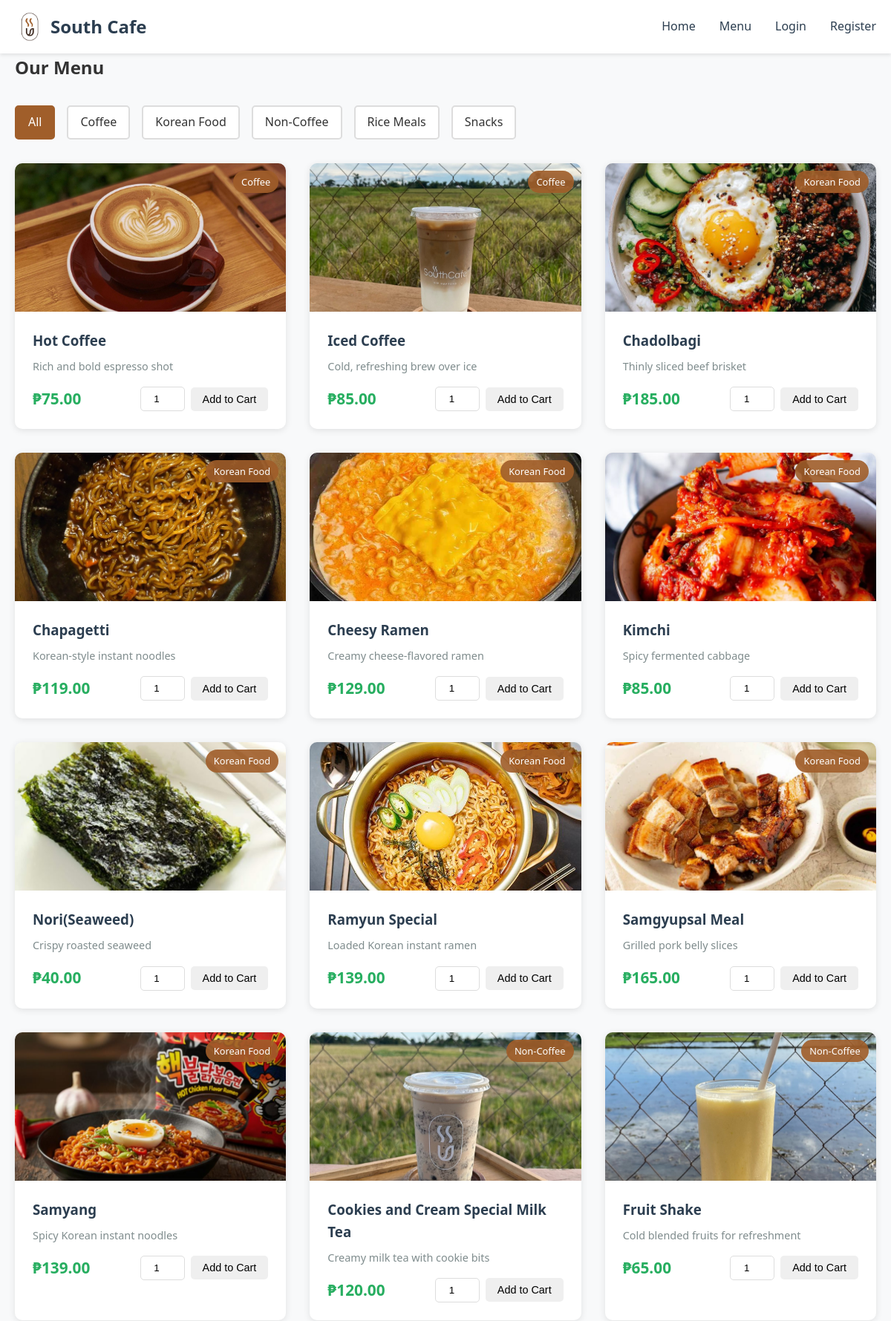
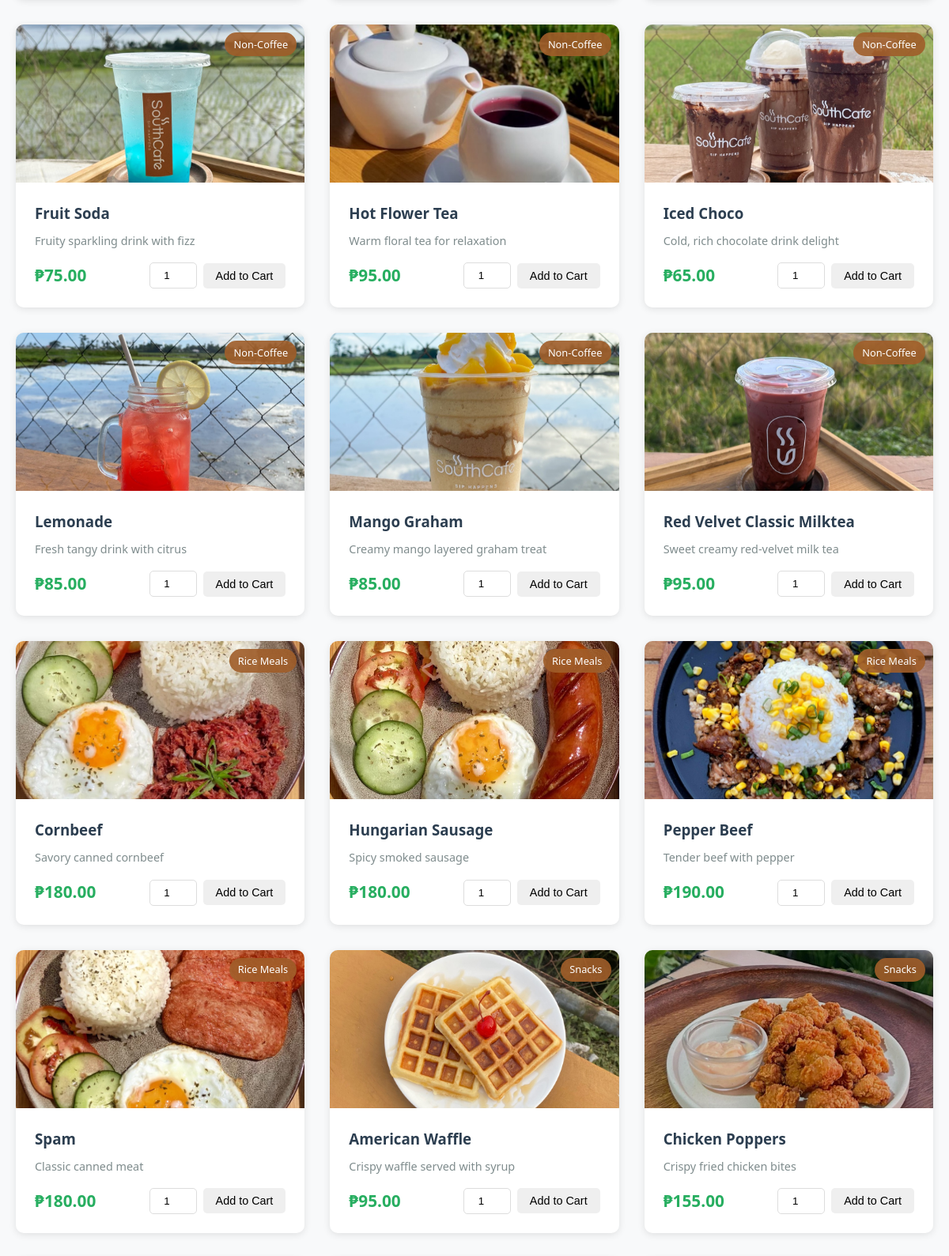
Page /menu.php (upper part) on the committed database (2 pictures, top to bottom).
### tables this page shows
CREATE TABLE IF NOT EXISTS categories (
    id INT AUTO_INCREMENT PRIMARY KEY,
    name VARCHAR(50) NOT NULL,
    description TEXT
);

CREATE TABLE IF NOT EXISTS products (
    id INT AUTO_INCREMENT PRIMARY KEY,
    name VARCHAR(100) NOT NULL,
    description TEXT,
    price DECIMAL(10, 2) NOT NULL,
    category_id INT,
    image VARCHAR(255),
    available BOOLEAN DEFAULT TRUE,
    created_at TIMESTAMP DEFAULT CURRENT_TIMESTAMP,
    FOREIGN KEY (category_id) REFERENCES categories(id)
);

### menu.php (the view, shortened to what this page needs)
<?php
require_once 'config.php';
$categories_query = "SELECT * FROM categories ORDER BY name";
$categories_result = mysqli_query($conn, $categories_query);
$categories = mysqli_fetch_all($categories_result, MYSQLI_ASSOC);
$category_filter = isset($_GET['category']) ? (int)$_GET['category'] : 0;
if ($category_filter > 0) {
    $products_query = "SELECT p.*, c.name as category_name FROM products p
                       LEFT JOIN categories c ON p.category_id = c.id
                       WHERE p.available = 1 AND p.category_id = ?
                       ORDER BY p.name";
    $stmt = mysqli_prepare($conn, $products_query);
    mysqli_stmt_bind_param($stmt, "i", $category_filter);
    mysqli_stmt_execute($stmt);
    $products_result = mysqli_stmt_get_result($stmt);
} else {
    $products_query = "SELECT p.*, c.name as category_name FROM products p
                       LEFT JOIN categories c ON p.category_id = c.id
                       WHERE p.available = 1
                       ORDER BY c.name, p.name";
    $products_result = mysqli_query($conn, $products_query);
}
$products = mysqli_fetch_all($products_result, MYSQLI_ASSOC);
include 'includes/header.php';
?>
<div class="container">
    <h2>Our Menu</h2>
    <div class="filter-section">
        <a href="menu.php" class="filter-btn <?php echo $category_filter == 0 ? 'active' : ''; ?>">All</a>
        <?php foreach ($categories as $category): ?>
            <a href="menu.php?category=<?php echo $category['id']; ?>"
               class="filter-btn <?php echo $category_filter == $category['id'] ? 'active' : ''; ?>">
                <?php echo htmlspecialchars($category['name']); ?>
            </a>
        <?php endforeach; ?>
    </div>
    <div class="product-grid">
        <?php if (count($products) > 0): ?>
            <?php foreach ($products as $product): ?>
                <div class="product-card">
                    <div class="product-image">
                        <img src="images/<?php echo htmlspecialchars($product['image']); ?>"
                             alt="<?php echo htmlspecialchars($product['name']); ?>"
                             onerror="this.src='images/placeholder.jpg'">
                        <span class="category-badge"><?php echo htmlspecialchars($product['category_name']); ?></span>
                    </div>
                    <div class="product-info">
                        <h3><?php echo htmlspecialchars($product['name']); ?></h3>
                        <p class="product-description"><?php echo htmlspecialchars($product['description']); ?></p>
                        <div class="product-footer">
                            <span class="price">₱<?php echo number_format($product['price'], 2); ?></span>
                            <form method="POST" action="menu.php" class="add-to-cart-form">
                                <input type="number" name="quantity" value="1" min="1" max="99" class="quantity-input">
                                <button type="submit" name="add_to_cart" class="btn btn-small">Add to Cart</button>
                            </form>
                        </div>
                    </div>
                </div>
            <?php endforeach; ?>
        <?php else: ?>
            <p class="no-products">No products found in this category.</p>
        <?php endif; ?>
    </div>
</div>
<?php include 'includes/footer.php'; ?>

### style.css (style rules this page uses)
* { margin: 0; padding: 0; box-sizing: border-box; }
body { font-family: 'Segoe UI', Tahoma, Geneva, Verdana, sans-serif; line-height: 1.6; color: #333; background-color: #f8f9fa; }
.container { max-width: 1200px; margin: 0 auto; padding: 0 20px; }
.btn { display: inline-block; padding: 0.75rem 1.5rem; border: none; border-radius: 5px; cursor: pointer; text-decoration: none; transition: all 0.3s; font-size: 1rem; }
.btn-small { padding: 0.5rem 1rem; font-size: 0.9rem; }
.product-grid { display: grid; grid-template-columns: repeat(auto-fill, minmax(280px, 1fr)); gap: 2rem; margin: 2rem 0; }
.product-card { background: white; border-radius: 10px; overflow: hidden; box-shadow: 0 2px 10px rgba(0,0,0,0.1); transition: transform 0.3s; }
.product-image { position: relative; height: 200px; overflow: hidden; background-color: #ecf0f1; }
.product-image img { width: 100%; height: 100%; object-fit: cover; }
.category-badge { position: absolute; top: 10px; right: 10px; background-color: rgba(160, 94, 42, 0.9); color: white; padding: 0.3rem 0.7rem; border-radius: 20px; font-size: 0.8rem; }
.product-info { padding: 1.5rem; }
.product-info h3 { margin-bottom: 0.5rem; color: #2c3e50; }
.product-description { color: #7f8c8d; font-size: 0.9rem; margin-bottom: 1rem; }
.product-footer { display: flex; justify-content: space-between; align-items: center; margin-top: 1rem; }
.price { font-size: 1.3rem; font-weight: bold; color: #27ae60; }
.filter-section { display: flex; gap: 1rem; margin: 2rem 0; flex-wrap: wrap; }
.filter-btn { padding: 0.5rem 1rem; background-color: white; border: 2px solid #ddd; border-radius: 5px; text-decoration: none; color: #333; transition: all 0.3s; }
.filter-btn:hover, .filter-btn.active { background-color: #A05E2A; color: white; border-color: #A05E2A; }
.add-to-cart-form { display: flex; gap: 0.5rem; align-items: center; }
.quantity-input { width: 60px; padding: 0.5rem; border: 1px solid #ddd; border-radius: 5px; text-align: center; }

### rows in the picture
categories: name "Coffee"
categories: name "Korean Food"
categories: name "Non-Coffee"
categories: name "Rice Meals"
categories: name "Snacks"
products: image (picture), category.name "Coffee", name "Hot Coffee", description "Rich and bold espresso shot", price "75.00"
products: image (picture), category.name "Coffee", name "Iced Coffee", description "Cold, refreshing brew over ice", price "85.00"
products: image+name (picture), category.name "Korean Food", name "Chadolbagi", description "Thinly sliced beef brisket", price "185.00"
products: image+name (picture), category.name "Korean Food", name "Chapagetti", description "Korean-style instant noodles", price "119.00"
products: image+name (picture), category.name "Korean Food", name "Cheesy Ramen", description "Creamy cheese-flavored ramen", price "129.00"
products: image+name (picture), category.name "Korean Food", name "Kimchi", description "Spicy fermented cabbage", price "85.00"
products: image (picture), category.name "Korean Food", name "Nori(Seaweed)", description "Crispy roasted seaweed", price "40.00"
products: image+name (picture), category.name "Korean Food", name "Ramyun Special", description "Loaded Korean instant ramen", price "139.00"
products: image+name (picture), category.name "Korean Food", name "Samgyupsal Meal", description "Grilled pork belly slices", price "165.00"
products: image+name (picture), category.name "Korean Food", name "Samyang", description "Spicy Korean instant noodles", price "139.00"
products: image (picture), category.name "Non-Coffee", name "Cookies and Cream Special Milk Tea", description "Creamy milk tea with cookie bits", price "120.00"
products: image (picture), category.name "Non-Coffee", name "Fruit Shake", description "Cold blended fruits for refreshment", price "65.00"
products: image (picture), category.name "Non-Coffee", name "Fruit Soda", description "Fruity sparkling drink with fizz", price "75.00"
products: image (picture), category.name "Non-Coffee", name "Hot Flower Tea", description "Warm floral tea for relaxation", price "95.00"
products: image (picture), category.name "Non-Coffee", name "Iced Choco", description "Cold, rich chocolate drink delight", price "65.00"
products: image (picture), category.name "Non-Coffee", name "Lemonade", description "Fresh tangy drink with citrus", price "85.00"
products: image (picture), category.name "Non-Coffee", name "Mango Graham", description "Creamy mango layered graham treat", price "85.00"
products: image (picture), category.name "Non-Coffee", name "Red Velvet Classic Milktea", description "Sweet creamy red-velvet milk tea", price "95.00"
products: image (picture), category.name "Rice Meals", name "Cornbeef", description "Savory canned cornbeef", price "180.00"
products: image (picture), category.name "Rice Meals", name "Hungarian Sausage", description "Spicy smoked sausage", price "180.00"
products: image (picture), category.name "Rice Meals", name "Pepper Beef", description "Tender beef with pepper", price "190.00"
products: image (picture), category.name "Rice Meals", name "Spam", description "Classic canned meat", price "180.00"
products: image (picture), category.name "Snacks", name "American Waffle", description "Crispy waffle served with syrup", price "95.00"
products: image (picture), category.name "Snacks", name "Chicken Poppers", description "Crispy fried chicken bites", price "155.00"
